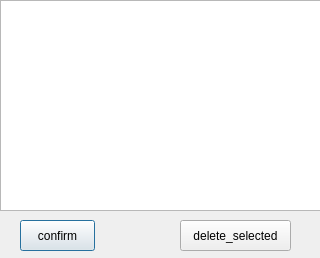
<?xml version="1.0" encoding="UTF-8"?>
<ui version="4.0">
 <class>Dialog</class>
 <widget class="QDialog" name="Dialog">
  <property name="geometry">
   <rect>
    <x>0</x>
    <y>0</y>
    <width>320</width>
    <height>258</height>
   </rect>
  </property>
  <property name="windowTitle">
   <string>Dialog</string>
  </property>
  <widget class="QPushButton" name="btn_confirm">
   <property name="geometry">
    <rect>
     <x>20</x>
     <y>220</y>
     <width>75</width>
     <height>31</height>
    </rect>
   </property>
   <property name="text">
    <string>confirm</string>
   </property>
  </widget>
  <widget class="QListView" name="lv_data">
   <property name="geometry">
    <rect>
     <x>0</x>
     <y>0</y>
     <width>401</width>
     <height>211</height>
    </rect>
   </property>
  </widget>
  <widget class="QPushButton" name="btn_delete">
   <property name="geometry">
    <rect>
     <x>180</x>
     <y>220</y>
     <width>111</width>
     <height>31</height>
    </rect>
   </property>
   <property name="text">
    <string>delete_selected</string>
   </property>
  </widget>
 </widget>
 <resources/>
 <connections/>
</ui>
